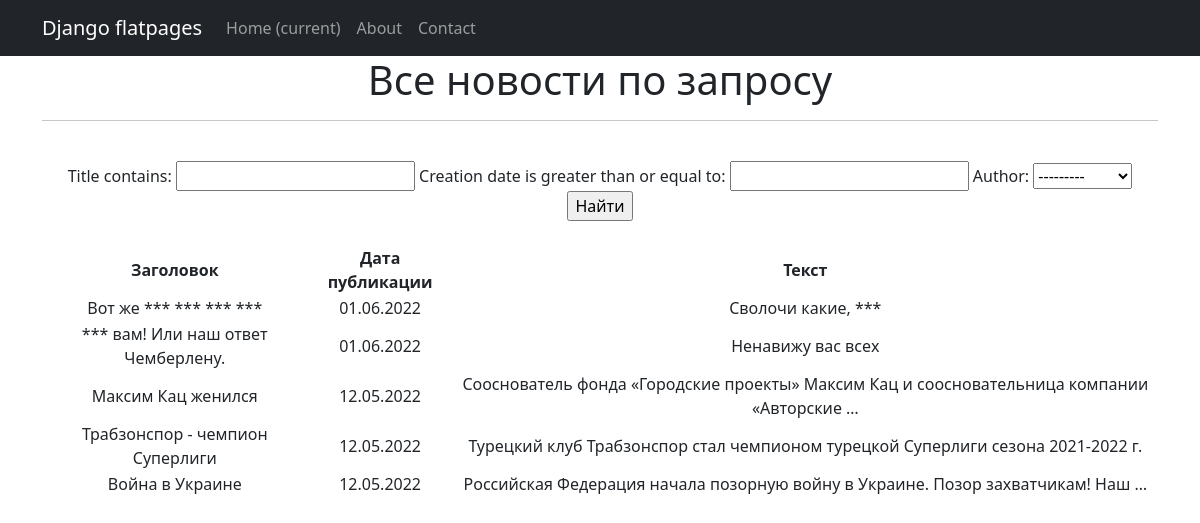
Page /news/search/ on the earlier database version.
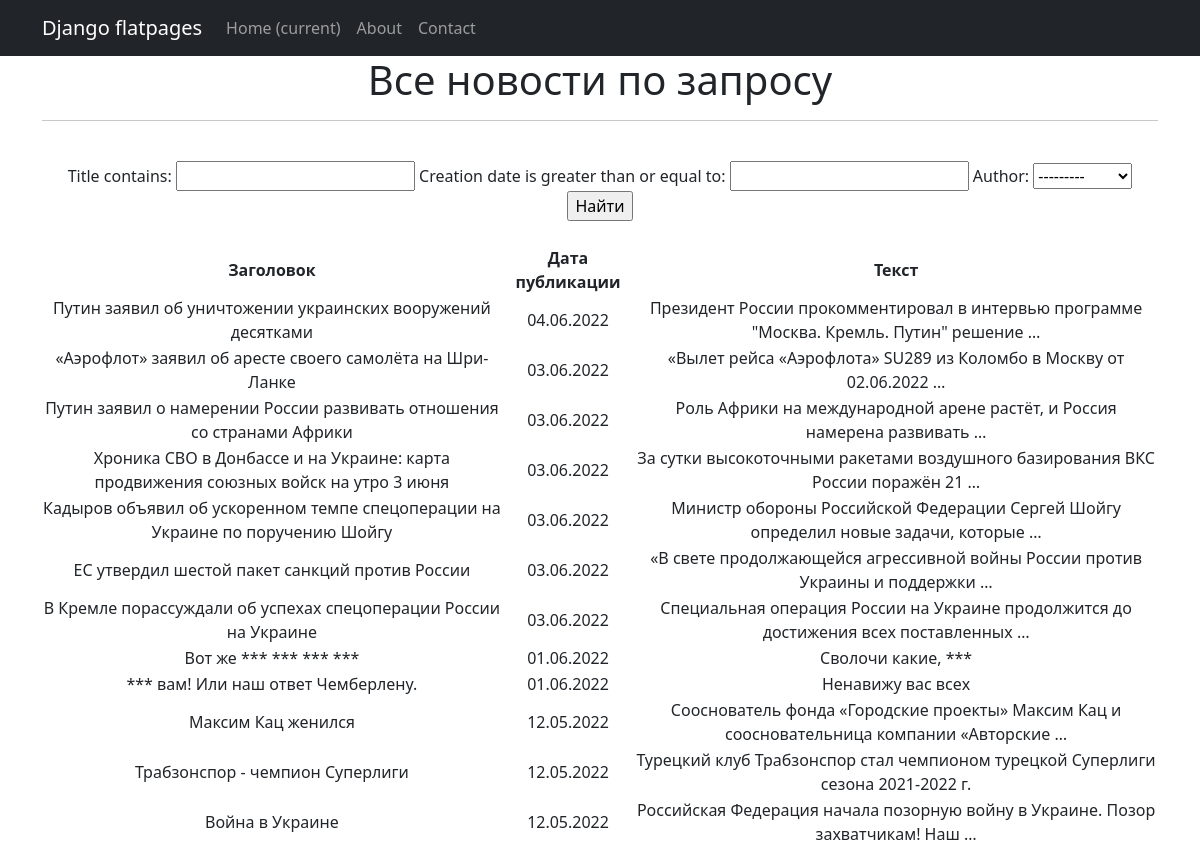
Same page on the later database version.
### accounts/models.py (models this page shows, shortened)
class Post(models.Model):
    post_type_choices = [
        ('AR', 'Статья'),
        ('NW', 'Новость')
    ]
    author = models.ForeignKey(Author, on_delete=models.CASCADE)
    post_type = models.CharField(max_length=2, choices=post_type_choices, default='AR')
    creation_date = models.DateTimeField(auto_now_add=True)
    post_category = models.ManyToManyField(Category, through='PostCategory')
    title = models.CharField(max_length=128)
    post_text = models.TextField()
    post_rating = models.SmallIntegerField(default=0)

### accounts/views.py (the view)
# urls.py: path('search/', PostSearch.as_view()),
class PostSearch(ListView):
    model = Post
    template_name = 'post_search.html'
    context_object_name = 'post_search'
    ordering = ['-creation_date']
    paginate_by = 1
    def get_context_data(self, **kwargs):
        context = super().get_context_data(**kwargs)
        context['filter'] = PostFilter(self.request.GET, queryset=self.get_queryset())
        return context

### accounts/models.py (called while the page is built)
    def __str__(self):
        return f'{self.user}'

### accounts/templatetags/custom_filters.py (called while the page is built)
@register.filter(name='censor')
def censor(value, arg):
    obscene_words = ['сука', 'хуй', 'пизда', 'блядь']
    post_words = value.split(' ')
    for word in post_words:
        if word.strip('.,!?').lower() in obscene_words:
            post_words.insert(post_words.index(word), arg)
            post_words.remove(word)
    return ' '.join(post_words)

### templates/post_search.html (shortened to what this page needs)
{% extends 'default.html' %}
{% load custom_filters %}
{% block content %}
<h1>Все новости по запросу</h1>
<hr>
<br>
<form method="GET">
    {{ filter.form }}
    <input type="submit" value="Найти">
</form>
<br>
<table>
    <tr>
        <td>
            <strong>Заголовок</strong>
        </td>
        <td>
            <strong>Дата публикации</strong>
        </td>
        <td>
            <strong>Текст</strong>
        </td>
    </tr>
    {% for post in filter.qs %}
    <tr>
        <td>
            {{post.title|censor:'***'}}
        </td>
        <td>
            {{post.creation_date|date:'d.m.Y'}}
        </td>
        <td>
            {{post.post_text|truncatewords:10|censor:'***'}}
        </td>
    </tr>
    {% endfor %}
</table>
{% endblock content %}

### templates/default.html (shortened to what this page needs)
<!DOCTYPE html>
<html lang="en">
    <head>
        {% load static %}
        <link href="{% static 'css/styles.css' %}" rel="stylesheet" />
    </head>
    <body>
<nav class="navbar navbar-expand-lg navbar-dark bg-dark static-top">
   <div class="container">
       <a class="navbar-brand" href="#">Django flatpages</a>
       <div class="collapse navbar-collapse" id="navbarResponsive">
           <ul class="navbar-nav ml-auto">
               <li class="nav-item active">
                   <a class="nav-link" href="#">Home
                       <span class="sr-only">(current)</span>
                   </a>
               </li>
               <li class="nav-item">
                   <a class="nav-link" href="/about/">About</a>
               </li>
               <li class="nav-item">
                   <a class="nav-link" href="/contacts/">Contact</a>
               </li>
           </ul>
       </div>
   </div>
</nav>
        <div class="container">
           <div class="row">
               <div class="col-lg-12 text-center">
                   {% block content %}
                   {% endblock content %}
               </div>
           </div>
        </div>
    </body>
</html>

Differences in the rows shown:
added Post: title|censor "Путин заявил об уничтожении украинских вооружений десятками", creation_date "04.06.2022", post_text|censor "Президент России прокомментировал в интервью программе \"Москва. Кремль. Путин\" решение …"
added Post: title|censor "«Аэрофлот» заявил об аресте своего самолёта на Шри-Ланке", creation_date "03.06.2022", post_text|censor "«Вылет рейса «Аэрофлота» SU289 из Коломбо в Москву от 02.06.2022 …"
added Post: title|censor "Путин заявил о намерении России развивать отношения со странами Африки", creation_date "03.06.2022", post_text|censor "Роль Африки на международной арене растёт, и Россия намерена развивать …"
added Post: title|censor "Хроника СВО в Донбассе и на Украине: карта продвижения союзных войск на утро 3 июня", creation_date "03.06.2022", post_text|censor "За сутки высокоточными ракетами воздушного базирования ВКС России поражён 21 …"
added Post: title|censor "Кадыров объявил об ускоренном темпе спецоперации на Украине по поручению Шойгу", creation_date "03.06.2022", post_text|censor "Министр обороны Российской Федерации Сергей Шойгу определил новые задачи, которые …"
added Post: title|censor "ЕС утвердил шестой пакет санкций против России", creation_date "03.06.2022", post_text|censor "«В свете продолжающейся агрессивной войны России против Украины и поддержки …"
added Post: title|censor "В Кремле порассуждали об успехах спецоперации России на Украине", creation_date "03.06.2022", post_text|censor "Специальная операция России на Украине продолжится до достижения всех поставленных …"
